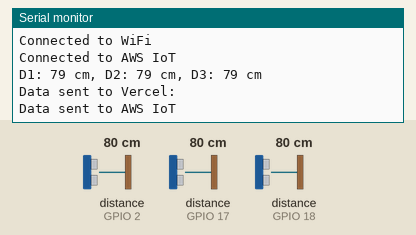
A sketch run on a simulated ESP32. On the bench: the last lines printed to the serial monitor. Wiring (inferred from the names in the program): 3 × ultrasonic range finder: trigger GPIO 4, echo GPIO 2 / trigger GPIO 5, echo GPIO 18 / trigger GPIO 16, echo GPIO 17. The inputs (shaded band) are chosen by the test bench; at power-on: distance to the obstacle (sensors on GPIO 2, GPIO 17, GPIO 18) 80 cm. The echo pulse lasts 58.3 µs per cm; WiFi joins after 1.5 s; servers stay silent unless stated; uploads are accepted with an empty reply; no MQTT or app messages arrive unless stated.

Above: at 3.2 s.
3.3 s: distance to the obstacle (sensor on GPIO 2) set to 2 cm
At 4.44 s:
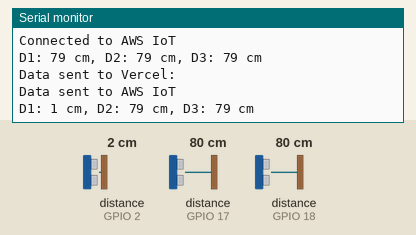
6.2 s: distance to the obstacle (sensor on GPIO 17) set to 2 cm
At 7.6 s:
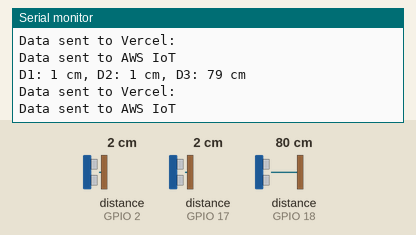
9.1 s: distance to the obstacle (sensor on GPIO 18) set to 2 cm
At 11.8 s:
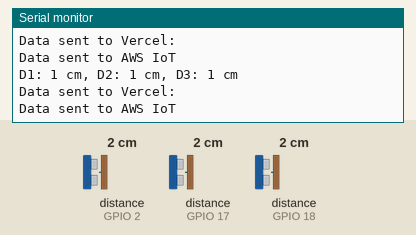
12.0 s: distance to the obstacle (sensor on GPIO 2) set to 4 cm
At 14.3 s:
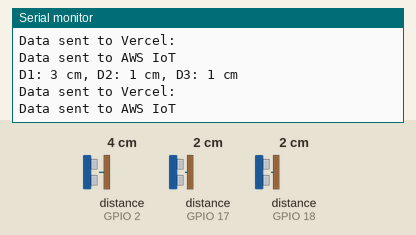
14.9 s: distance to the obstacle (sensor on GPIO 17) set to 4 cm
At 16.1 s:
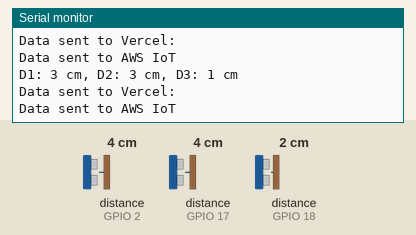
17.8 s: distance to the obstacle (sensor on GPIO 18) set to 120 cm
At 21.1 s:
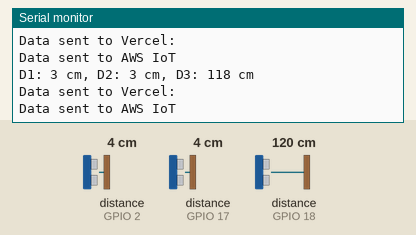
Timing chart, 0 to 22.6 s (numbered marks = the images above; inputs shaded):
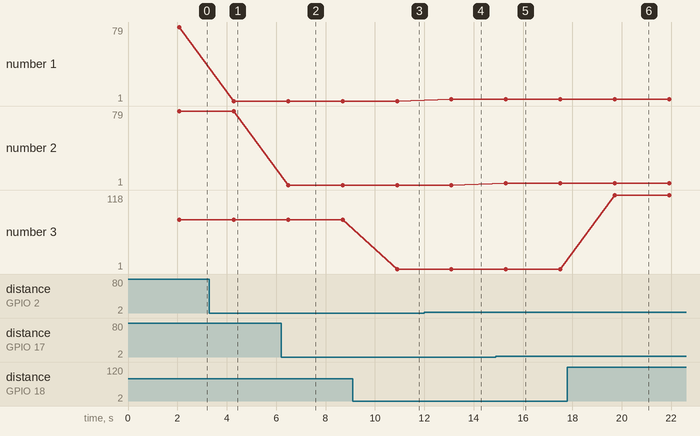

The sketch:

Web.ino
```cpp
#include <WiFi.h>
#include <HTTPClient.h>
#include <WiFiClientSecure.h>
#include <PubSubClient.h> // MQTT for AWS IoT
#include <ArduinoJson.h>

// Define GPIO pins for sensors
#define trigPin1 4
#define echoPin1 2

#define trigPin2 16
#define echoPin2 17

#define trigPin3 5
#define echoPin3 18

// Wi-Fi Credentials
const char* ssid = "Proton";
const char* password = "ptclbb4321";

// Vercel API Endpoint
const char* serverUrl = "https://green-bot.vercel.app/api/sensors";

// AWS IoT Core Details
const char* aws_mqtt_server = "al1d3resj96ir-ats.iot.us-east-1.amazonaws.com";  // Your AWS IoT Endpoint
const char* mqtt_topic = "sensors/data";   // Topic to publish data
const char* aws_client_id = "Plastic_Bin"; // Unique device name

// Certificates (Replace with your AWS IoT certificates)
const char* aws_root_ca = R"EOF(
-----BEGIN CERTIFICATE-----
MIIDQTCCAimgAwIBAgITBmyfz5m/jAo54vB4ikPmljZbyjANBgkqhkiG9w0BAQsF
ADA5MQswCQYDVQQGEwJVUzEPMA0GA1UEChMGQW1hem9uMRkwFwYDVQQDExBBbWF6
b24gUm9vdCBDQSAxMB4XDTE1MDUyNjAwMDAwMFoXDTM4MDExNzAwMDAwMFowOTEL
MAkGA1UEBhMCVVMxDzANBgNVBAoTBkFtYXpvbjEZMBcGA1UEAxMQQW1hem9uIFJv
b3QgQ0EgMTCCASIwDQYJKoZIhvcNAQEBBQADggEPADCCAQoCggEBALJ4gHHKeNXj
ca9HgFB0fW7Y14h29Jlo91ghYPl0hAEvrAIthtOgQ3pOsqTQNroBvo3bSMgHFzZM
9O6II8c+6zf1tRn4SWiw3te5djgdYZ6k/oI2peVKVuRF4fn9tBb6dNqcmzU5L/qw
IFAGbHrQgLKm+a/sRxmPUDgH3KKHOVj4utWp+UhnMJbulHheb4mjUcAwhmahRWa6
VOujw5H5SNz/0egwLX0tdHA114gk957EWW67c4cX8jJGKLhD+rcdqsq08p8kDi1L
93FcXmn/6pUCyziKrlA4b9v7LWIbxcceVOF34GfID5yHI9Y/QCB/IIDEgEw+OyQm
jgSubJrIqg0CAwEAAaNCMEAwDwYDVR0TAQH/BAUwAwEB/zAOBgNVHQ8BAf8EBAMC
AYYwHQYDVR0OBBYEFIQYzIU07LwMlJQuCFmcx7IQTgoIMA0GCSqGSIb3DQEBCwUA
A4IBAQCY8jdaQZChGsV2USggNiMOruYou6r4lK5IpDB/G/wkjUu0yKGX9rbxenDI
U5PMCCjjmCXPI6T53iHTfIUJrU6adTrCC2qJeHZERxhlbI1Bjjt/msv0tadQ1wUs
N+gDS63pYaACbvXy8MWy7Vu33PqUXHeeE6V/Uq2V8viTO96LXFvKWlJbYK8U90vv
o/ufQJVtMVT8QtPHRh8jrdkPSHCa2XV4cdFyQzR1bldZwgJcJmApzyMZFo6IQ6XU
5MsI+yMRQ+hDKXJioaldXgjUkK642M4UwtBV8ob2xJNDd2ZhwLnoQdeXeGADbkpy
rqXRfboQnoZsG4q5WTP468SQvvG5
-----END CERTIFICATE-----
)EOF";

const char* aws_cert = R"EOF(
-----BEGIN CERTIFICATE-----
MIIDWjCCAkKgAwIBAgIVAPpEUhlBglXwFETs61o5FceHAK9aMA0GCSqGSIb3DQEB
CwUAME0xSzBJBgNVBAsMQkFtYXpvbiBXZWIgU2VydmljZXMgTz1BbWF6b24uY29t
IEluYy4gTD1TZWF0dGxlIFNUPVdhc2hpbmd0b24gQz1VUzAeFw0yNTAzMTcxODIy
MjhaFw00OTEyMzEyMzU5NTlaMB4xHDAaBgNVBAMME0FXUyBJb1QgQ2VydGlmaWNh
dGUwggEiMA0GCSqGSIb3DQEBAQUAA4IBDwAwggEKAoIBAQDPpfutc89cNCgpe0uf
qpeZJaXnE31l5fL37dAhnoD6YBW69tKRBul6FWxvISb2S3EJNq+hWKgsAmjrFQKg
1TKXX04eXh7HkIHrUQs37KRQss5cyvpk0r6H3t/peG7g0EhdJVIX8MfB8EVJQ5/F
z9tKwbtj+mjZaLR0JEvMTmczvpT9YDjJeHrs5ztAHLhq1Egy+b/DPqdxz24VC0Pr
H4NHY6UyGEPK6xKNtjhEhvCsaYU7VHzTxjtwyEjYFmLRjvQWi9dBSFNklK1C7iAf
XmGxDDTnG7o8xcymzJqRJeyuuqiGC8wR0XN66vmWDvsMW0+GB4t5rc++h9LqGNZX
n1WBAgMBAAGjYDBeMB8GA1UdIwQYMBaAFKHffPKequbxHs9bbZQ4fc8F2tyMMB0G
A1UdDgQWBBQzVPUeMtZq/Ec/IMqudHf52W5r0DAMBgNVHRMBAf8EAjAAMA4GA1Ud
DwEB/wQEAwIHgDANBgkqhkiG9w0BAQsFAAOCAQEAU+iO8cM5Tee2EEN13rNuF3ls
VyvPKFFVQOezPsZ6riRBk0sA1EE1eJoElv79ufONpJ6/Pst+HKnGoloOcNSsFEJ+
154aNyrJEf4NejNUlsJhQCHe4Plks6JkjUTx55hxEFW8/fTOK5GYnHJXqIB/k9Ja
k+Ifx48Trnn8Bv3+2eTrnrkmSxckhhRajgNU3ZNcXOZUd6KCtnJ3/QJ7EO0l6I7K
caVO+6SSkg+OOltj0NmqACbRa6WfUcYhvk9TMyTxysmJEf1MUYaPoEmpJ+4Zddzm
Diwj+V6uUZhqFv5CbSwNADzKgIB93L13mwaZKJGcCJ7+dMVxPpHm2G2EyJYnqA==
-----END CERTIFICATE-----

)EOF";

const char* aws_private_key = R"EOF(
-----BEGIN RSA PRIVATE KEY-----
MIIEpgIBAAKCAQEAz6X7rXPPXDQoKXtLn6qXmSWl5xN9ZeXy9+3QIZ6A+mAVuvbS
kQbpehVsbyEm9ktxCTavoVioLAJo6xUCoNUyl19OHl4ex5CB61ELN+ykULLOXMr6
ZNK+h97f6Xhu4NBIXSVSF/DHwfBFSUOfxc/bSsG7Y/po2Wi0dCRLzE5nM76U/WA4
yXh67Oc7QBy4atRIMvm/wz6ncc9uFQtD6x+DR2OlMhhDyusSjbY4RIbwrGmFO1R8
08Y7cMhI2BZi0Y70FovXQUhTZJStQu4gH15hsQw05xu6PMXMpsyakSXsrrqohgvM
EdFzeur5lg77DFtPhgeLea3PvofS6hjWV59VgQIDAQABAoIBAQCmlSIzJJVWAwG1
RZSFovW7hthxaNFQzgj9nWs7jU0rj6nfM+P5NPJZXpZ/ELmRHTSxj42WgulnZQeG
kHRrUp4jkfG5qwhGUUfo4Dt/wfiQROIIz03RVMBFgCdhxZwt/uoOz8HsMt4OWBM9
k2K57uaeMo2Cx4EV6UnbYsLsRHnGp8tt8Gl8o2OpzepXk6WgUkfFpWswIagBBAv1
7AxFLcW3VYZy9ogU5yK7WnldyYIW6Dw1GgJYHnmfDvOcG0qjh8/spqp/Zi42/5pS
goL/aR7+VNF/oK2d1z/WK80gMB8OAd8yCeErIrKxfcCjjP2XHRPMxqumGmYZFBeC
kcArlNWBAoGBAPXQ7aClqlaOeUM1gYak/8lxdF/fMGgIrIwYwXD54USFd3hjYJAt
0lRFBfPzzgTAaILmAGjkgMIeXVlOtd/p8YhEszECU+ox6Muog7yCqX7mdU0A4Uj3
EXJyBu6MrZiuxnTD2BHATAVSRYH6/FzHS7aHPMH+6FewacMX+6GzVKXfAoGBANhA
QY4atJZcAbymbbX13BcuDuAFBn7QOblZCSavhO5VWCn2JyG3qp/jbIsXhnBcS2T5
wh+IRnpstVK8QVDlCDa+amCRdERIusFDBSl8FS+SFsA5MBgnm+avB0DCkyGudZ48
yEeJwC6lD3y9wKfBHRmmAYOdBUruNEMg6P6+XbCfAoGBAOY8PQV1hViy80MO73V0
P5um5zAQtJ8MWMiTO0Oc1/A87gxVUBFayaBiUdQPa8wphvnrgUC9nRe0JwzJ2zGR
RcezSP7DRmOZQYjXGiRLYYPZSM7J3zhfKPk/cdym6MWUFY8yC8N8j/d/+lhnA03G
4NRiUHcHUQko07aGVQo8FDGTAoGBAMth24XP3goP7F5F1Kcu3Vk7qyfL8ijwo2mL
sIyexRH2WF3WsUUH3URU+2/xpzIjy5DjSUyouUhI11xBy9hOH6SE/71k74mNMX+0
DbXPiolcB2OwJWiCUCDsepDQrtodn2c8WUzW5FW6Tc+PExNzD3Bg7cmfsyuezq5X
1GpKFgmXAoGBALd8wYt6hgSobTNk7noznVQRsdEpU9FOMBcq45JALcH8kBoUBAty
Tf8hO9+AlRf6B9zLCW9MpAta/dR/hnwhwArlRsRjT3bIOfHKMeyLYrML7UOzUNub
7qcNJP/gWYvadK0XNmwI2QrUULVUtXqoIyH4wk7HIyBGy2QQ4kfTTdXG
-----END RSA PRIVATE KEY-----

)EOF";

// Threshold for valid readings
const int distanceThreshold = 0;

// MQTT & WiFi Clients
WiFiClientSecure wifiClient;
PubSubClient client(wifiClient);

// Function to measure distance for a given sensor
long measureDistance(int trigPin, int echoPin) {
    long duration, distance;
    digitalWrite(trigPin, LOW);
    delayMicroseconds(2);
    digitalWrite(trigPin, HIGH);
    delayMicroseconds(10);
    digitalWrite(trigPin, LOW);
    duration = pulseIn(echoPin, HIGH);
    distance = duration * 0.034 / 2;
    return distance;
}

// Function to send data to Vercel API
void sendDataToVercel(long d1, long d2, long d3) {
    if (WiFi.status() == WL_CONNECTED) {
        HTTPClient http;
        http.begin(serverUrl);
        http.addHeader("Content-Type", "application/json");

        // Create JSON payload
        String jsonData = String("{\"sensor1\":") + d1 +
                          ",\"sensor2\":" + d2 +
                          ",\"sensor3\":" + d3 + "}";

        int httpResponseCode = http.POST(jsonData);
        if (httpResponseCode > 0) {
            Serial.println("Data sent to Vercel: " + http.getString());
        } else {
            Serial.println("Error sending to Vercel: " + String(httpResponseCode));
        }
        http.end();
    } else {
        Serial.println("WiFi Disconnected");
    }
}

// Function to send data to AWS IoT
void sendDataToAWS(long d1, long d2, long d3) {
    if (!client.connected()) {
        Serial.println("Reconnecting to AWS IoT...");
        if (client.connect(aws_client_id)) {
            Serial.println("Connected to AWS IoT");
        } else {
            Serial.println("AWS IoT Connection Failed!");
            return;
        }
    }

    // Create JSON payload
    StaticJsonDocument<200> jsonDoc;
    jsonDoc["sensor1"] = d1;
    jsonDoc["sensor2"] = d2;
    jsonDoc["sensor3"] = d3;

    char buffer[200];
    serializeJson(jsonDoc, buffer);

    // Publish data
    if (client.publish(mqtt_topic, buffer)) {
        Serial.println("Data sent to AWS IoT");
    } else {
        Serial.println("Failed to send data to AWS IoT");
    }
}

void setup() {
    Serial.begin(115200);

    // Set sensor pins
    pinMode(trigPin1, OUTPUT);
    pinMode(echoPin1, INPUT);

    pinMode(trigPin2, OUTPUT);
    pinMode(echoPin2, INPUT);

    pinMode(trigPin3, OUTPUT);
    pinMode(echoPin3, INPUT);

    // Connect to WiFi
    WiFi.begin(ssid, password);
    while (WiFi.status() != WL_CONNECTED) {
        delay(1000);
        Serial.println("Connecting to WiFi...");
    }
    Serial.println("Connected to WiFi");

    // Configure AWS IoT Certificates
    wifiClient.setCACert(aws_root_ca);
    wifiClient.setCertificate(aws_cert);
    wifiClient.setPrivateKey(aws_private_key);

    // Connect to AWS IoT
    client.setServer(aws_mqtt_server, 8883);
    if (client.connect(aws_client_id)) {
        Serial.println("Connected to AWS IoT");
    } else {
        Serial.println("AWS IoT Connection Failed!");
    }
}

void loop() {
    // Measure distances
    long distance1 = measureDistance(trigPin1, echoPin1);
    long distance2 = measureDistance(trigPin2, echoPin2);
    long distance3 = measureDistance(trigPin3, echoPin3);

    // Debug output
    Serial.printf("D1: %ld cm, D2: %ld cm, D3: %ld cm\n", distance1, distance2, distance3);

    if (distance1 >= distanceThreshold && distance2 >= distanceThreshold && distance3 >= distanceThreshold) {
        // Send data to both AWS IoT and Vercel in parallel
        sendDataToVercel(distance1, distance2, distance3);
        sendDataToAWS(distance1, distance2, distance3);
    } else {
        Serial.println("Invalid distance readings, skipping transmission...");
    }

    delay(2000); // Wait before next cycle
}
```

Measured:
- after the input at 3.3 s, the serial monitor: prints a new line after 0.98 s (image 1)
- after the input at 6.2 s, the serial monitor: prints a new line after 0.29 s (image 2)
- after the input at 9.1 s, the serial monitor: prints a new line after 1.8 s (image 3)
- after the input at 12.0 s, the serial monitor: prints a new line after 1.1 s (image 4)
- after the input at 14.9 s, the serial monitor: prints a new line after 0.40 s (image 5)
- after the input at 17.8 s, the serial monitor: prints a new line after 1.9 s (image 6)
- plotted number 3: 1 → 118 after the input at 17.8 s
